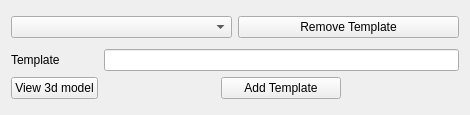
  <widget class="QWidget" name="layoutWidget">
   <property name="geometry">
    <rect>
     <x>200</x>
     <y>690</y>
     <width>470</width>
     <height>115</height>
    </rect>
   </property>
   <layout class="QGridLayout" name="gridLayout_12">
    <item row="0" column="0">
     <layout class="QHBoxLayout" name="horizontalLayout_2">
      <item>
       <widget class="QComboBox" name="templates">
        <property name="minimumSize">
         <size>
          <width>200</width>
          <height>0</height>
         </size>
        </property>
       </widget>
      </item>
      <item>
       <widget class="QPushButton" name="removeTemplate">
        <property name="text">
         <string>Remove Template</string>
        </property>
       </widget>
      </item>
     </layout>
    </item>
    <item row="1" column="0">
     <layout class="QGridLayout" name="gridLayout_9">
      <item row="0" column="0">
       <widget class="QLabel" name="label_36">
        <property name="text">
         <string>Template</string>
        </property>
       </widget>
      </item>
      <item row="0" column="1">
       <widget class="QLineEdit" name="newTemplate"/>
      </item>
      <item row="1" column="0">
       <widget class="QPushButton" name="pushButton_view3d">
        <property name="text">
         <string>View 3d model</string>
        </property>
       </widget>
      </item>
      <item row="1" column="1">
       <layout class="QGridLayout" name="gridLayout_5">
        <item row="0" column="0">
         <widget class="QPushButton" name="addTemplate">
          <property name="maximumSize">
           <size>
            <width>120</width>
            <height>16777215</height>
           </size>
          </property>
          <property name="text">
           <string>Add Template</string>
          </property>
         </widget>
        </item>
       </layout>
      </item>
     </layout>
    </item>
   </layout>
  </widget>
